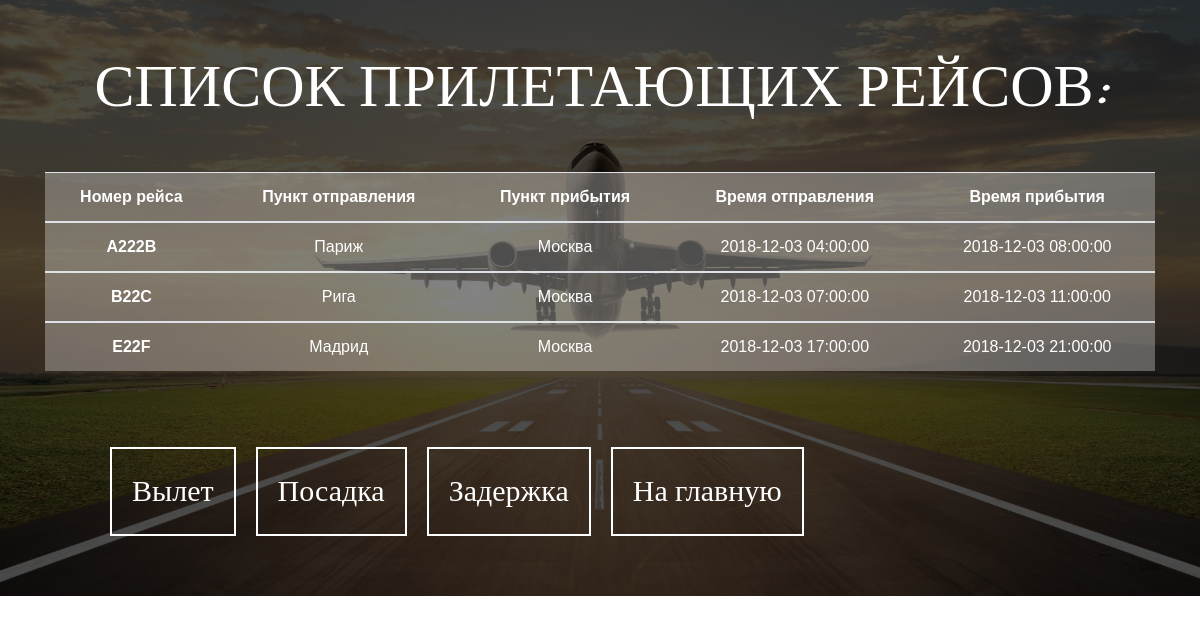
The app's page /arrival.php with its own data.
### tables this page shows
CREATE TABLE `arrival` (
  `flight_id` int(11) NOT NULL,
  `flight_name` varchar(255) NOT NULL,
  `dep_point` varchar(255) NOT NULL,
  `arr_point` varchar(255) NOT NULL,
  `dep_time` datetime NOT NULL,
  `arr_time` datetime NOT NULL,
  `status` int(11) NOT NULL
);

### arrival.php (the view, shortened to what this page needs)
<!DOCTYPE html>
<html lang="ru">
<head>
    <link rel="stylesheet" href="libs/bootstrap.min.css">
    <link rel="stylesheet" href="style.css">
</head>
<body>
    <div class="wrapper_0_arr" id="main">
        <div class="black_notmain">
            <div class="central-part">
                <main>
                    <div class="onslide">
                        <div class="onslide-text">
                            <h1 class="hello_notmain">СПИСОК ПРИЛЕТАЮЩИХ РЕЙСОВ:</h1>
                        </div>
                        <div class="container">
                            <div class="row justify-content-center">
                                <div class="col-sm-12">
                                    <table class="table tablestyle">
                                        <thead>
                                            <tr>
                                                <th scope="col">Номер рейса</th>
                                                <th scope="col">Пункт отправления</th>
                                                <th scope="col">Пункт прибытия</th>
                                                <th scope="col">Время отправления</th>
                                                <th scope="col">Время прибытия</th>
                                            </tr>
                                        </thead>
                                           <?php
                                            require_once 'db.php';
                                            $query = "SELECT * FROM arrival WHERE status = 1";
                                            $result = mysqli_query($link, $query);
                                            $flights = [];
                                            while ($flight = mysqli_fetch_assoc($result)) {
                                                $flights[] = $flight;
                                            }
                                            foreach ($flights as $flight) {
                                                echo'<tbody>
                                                        <tr>
                                                            <th scope="row">'.$flight['flight_name'].'</th>
                                                            <td>'.$flight['dep_point'].'</td>
                                                            <td>'.$flight['arr_point'].'</td>
                                                            <td>'.$flight['dep_time'].'</td>
                                                            <td>'.$flight['arr_time'].'</td>
                                                        </tr>
                                                    </tbody>';
                                            }
                                            ?>
                                    </table>
                                </div>
                            </div>
                        </div>
                        <div class="buttons">
                            <button class="buttons-item departure">Вылет</button>
                            <button class="buttons-item arrival">Посадка</button>
                            <button class="buttons-item delay">Задержка</button>
                            <button class="buttons-item tomain">На главную</button>
                        </div>
                    </div>
                </main>
            </div>
        </div>
    </div>
</body>
</html>

### style.css (style rules this page uses)
* { padding: 0; margin: 0; border: 0; font-family: Arial, Helvetica, sans-serif; }
.wrapper_0_arr { background: url(img/arr.jpg) center center/cover no-repeat; }
.black_notmain { background-color: rgba(0, 0, 0, 0.7); position: relative; }
.central-part { max-width: 1500px; margin: auto; -webkit-box-sizing: border-box; box-sizing: border-box; }
.onslide { display: -webkit-box; display: -ms-flexbox; display: flex; -webkit-box-pack: center; -ms-flex-pack: center; justify-content: center; -webkit-box-align: center; -ms-flex-align: center; align-items: center; text-align: center; -webkit-box-sizing: border-box; box-sizing: border-box; -ms-flex-wrap: wrap; flex-wrap: wrap; position: relative; }
.onslide-text { width: 100%; }
.hello_notmain { margin: 50px 10px; font-size: 60px; font-stretch: extra-condensed; color: white; font-family: 'Caveat', cursive; }
.buttons { width: 100%; margin: 50px 100px; display: -webkit-box; display: -ms-flexbox; display: flex; -webkit-box-pack: left; -ms-flex-pack: left; justify-content: left; }
.buttons-item { font-family: 'Caveat', cursive; font-size: 30px; color: white; font-stretch: extra-condensed; border: 2px solid white; background: transparent; padding: 20px; margin: 10px; }
.tablestyle { background: rgba(255, 255, 255, 0.3) !important; color: white; }

### records on screen
arrival: flight_name "A222B", dep_point "Париж", arr_point "Москва", dep_time "2018-12-03 04:00:00", arr_time "2018-12-03 08:00:00"
arrival: flight_name "B22C", dep_point "Рига", arr_point "Москва", dep_time "2018-12-03 07:00:00", arr_time "2018-12-03 11:00:00"
arrival: flight_name "E22F", dep_point "Мадрид", arr_point "Москва", dep_time "2018-12-03 17:00:00", arr_time "2018-12-03 21:00:00"
